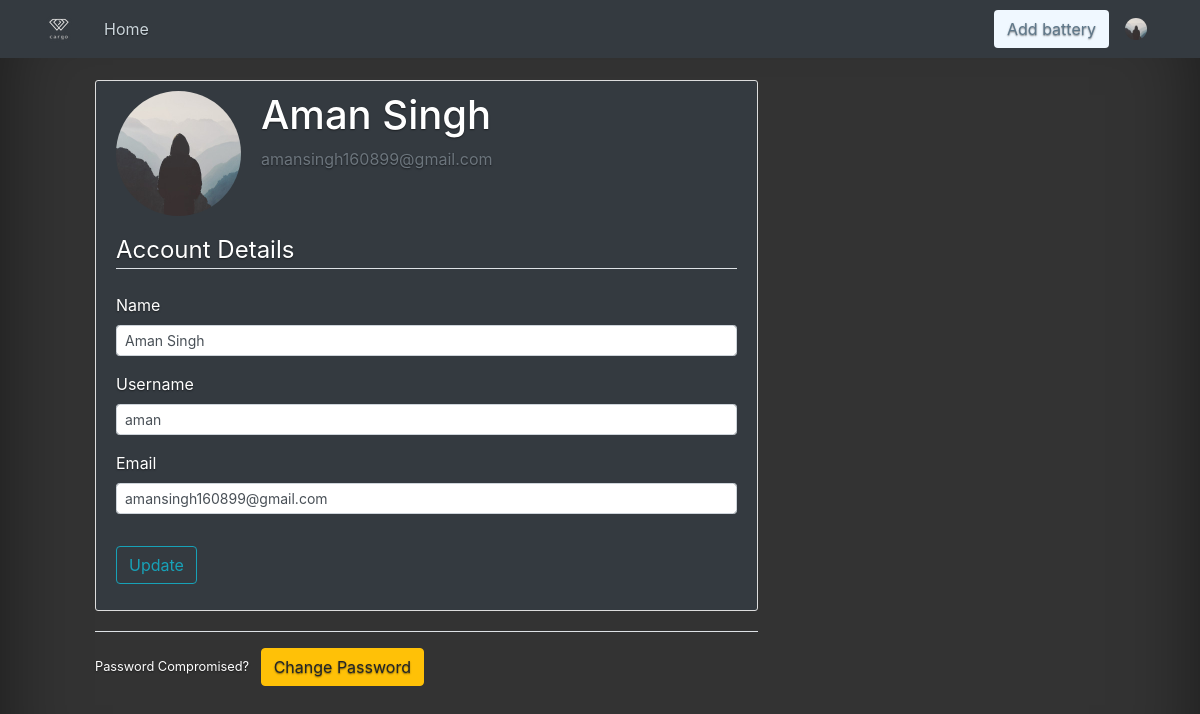
Page /account (signed in) on the committed database.
### bms/models.py (models this page shows, shortened)
class User(db.Model):
    id = db.Column(db.Integer, primary_key=True)
    name = db.Column(db.String, nullable=False)
    username = db.Column(db.String(20), unique=True, nullable=False)
    email = db.Column(db.String(30), unique=True, nullable=False)
    password = db.Column(db.String(100), nullable=False)
    batteries = db.relationship('Battery', backref='owner', lazy=True)

### bms/routes.py (the view)
@application.route('/account', methods=['GET', 'POST'])
def account():
    username = request.cookies.get('email')
    if username:
        user = User.query.filter_by(email=username).first()
        form = UpdateAccountForm()
        if form.validate_on_submit():
            user.email = form.email.data
            user.name = form.name.data
            user.username = form.username.data
            db.session.commit()
            flash("Account Information Updated Successfully!", "success")
            resp = make_response(redirect('/account'))
            resp.set_cookie('email', form.email.data)
            return resp
        elif request.method == 'GET':
            form.email.data = user.email
            form.name.data = user.name
            form.username.data = user.username
        return render_template('account.html', username=username, form=form, user=user, title='Account')
    return redirect(url_for('login', next=request.endpoint))

### bms/forms.py
class UpdateAccountForm(FlaskForm):
    name = StringField('Name', validators=[Length(min=2, max=30)])
    username = StringField('Username', validators=[Length(min=2, max=20)])
    email = StringField('Email', validators=[Email()])
    prev_username = StringField('username_prev')
    prev_email = StringField('email_prev')
    submit = SubmitField('Update')

### bms/templates/account.html (shortened to what this page needs)
{% extends "layout.html" %}
{% block content %}
    <main role="main" class="container">
        <div class="row">
        <div class="col-lg-8">
<div class="content-section bg-dark text-white">
  <div class="media">
    <img class="rounded-circle account-img" src="{{ url_for('static', filename='images/default.jpg') }}">
    <div class="media-body">
      <h2 class="account-heading text-white">{{ user.name }}</h2>
      <p class="text-secondary">{{ user.email }}</p>
    </div>
  </div>
    <form method="POST" action="">
            <fieldset class="form-group">
                <legend class="border-bottom mb-4">Account Details</legend>
                <div class="form-group">
                    {{ form.name.label(class="form-control-label") }}
                    {% if form.name.errors %}
                        {{ form.name(class="form-control form-control-sm is-invalid") }}
                        <div class="invalid-feedback">
                            {% for error in form.name.errors %}
                                <span>{{ error }}</span>
                            {% endfor %}
                        </div>
                    {% else %}
                        {{ form.name(class="form-control form-control-sm") }}
                    {% endif %}
                </div>
                <div class="form-group">
                    {{ form.username.label(class="form-control-label") }}
                    {% if form.username.errors %}
                        {{ form.username(class="form-control form-control-sm is-invalid") }}
                        <div class="invalid-feedback">
                            {% for error in form.username.errors %}
                                <span>{{ error }}</span>
                            {% endfor %}
                        </div>
                    {% else %}
                        {{ form.username(class="form-control form-control-sm") }}
                    {% endif %}
                </div>
                <div class="form-group">
                    {{ form.email.label(class="form-control-label") }}
                    {% if form.email.errors %}
                        {{ form.email(class="form-control form-control-sm is-invalid") }}
                        <div class="invalid-feedback">
                            {% for error in form.email.errors %}
                                <span>{{ error }}</span>
                            {% endfor %}
                        </div>
                    {% else %}
                        {{ form.email(class="form-control form-control-sm") }}
                    {% endif %}
                </div>
            </fieldset>
            <div class="form-group">
                {{ form.submit(class="btn btn-outline-info") }}
            </div>
        </form>
    </div>
<div class="border-top pt-3">
        <small class="text-white">
            Password Compromised? <a class="btn btn-warning ml-2" href="{{ url_for('changepassword') }}">Change Password</a>
        </small>
    </div>
        </div>
        </div>
    </main>
{% endblock %}

### bms/static/main.css (style rules this page uses)
body { background: #fafafa; color: #333333; padding: 5rem; }
h1, h2, h3, h4, h5, h6 { color: #444444; }
.content-section { background: #ffffff; padding: 10px 20px; border: 1px solid #dddddd; border-radius: 3px; margin-bottom: 20px; position: relative; }
.account-img { height: 125px; width: 125px; margin-right: 20px; margin-bottom: 16px; }
.account-heading { font-size: 2.5rem; }

### bms/templates/layout.html (style rules this page uses)
a, a:focus, a:hover { color: #fff; }
html, body { height: 100%; background-color: #333; }
body { display: -ms-flexbox; display: flex; color: #fff; text-shadow: 0 .05rem .1rem rgba(0, 0, 0, .5); box-shadow: inset 0 0 5rem rgba(0, 0, 0, .5); }

### rows in the picture
User: name "Aman Singh", email "amansingh160899@gmail.com", username "aman"
